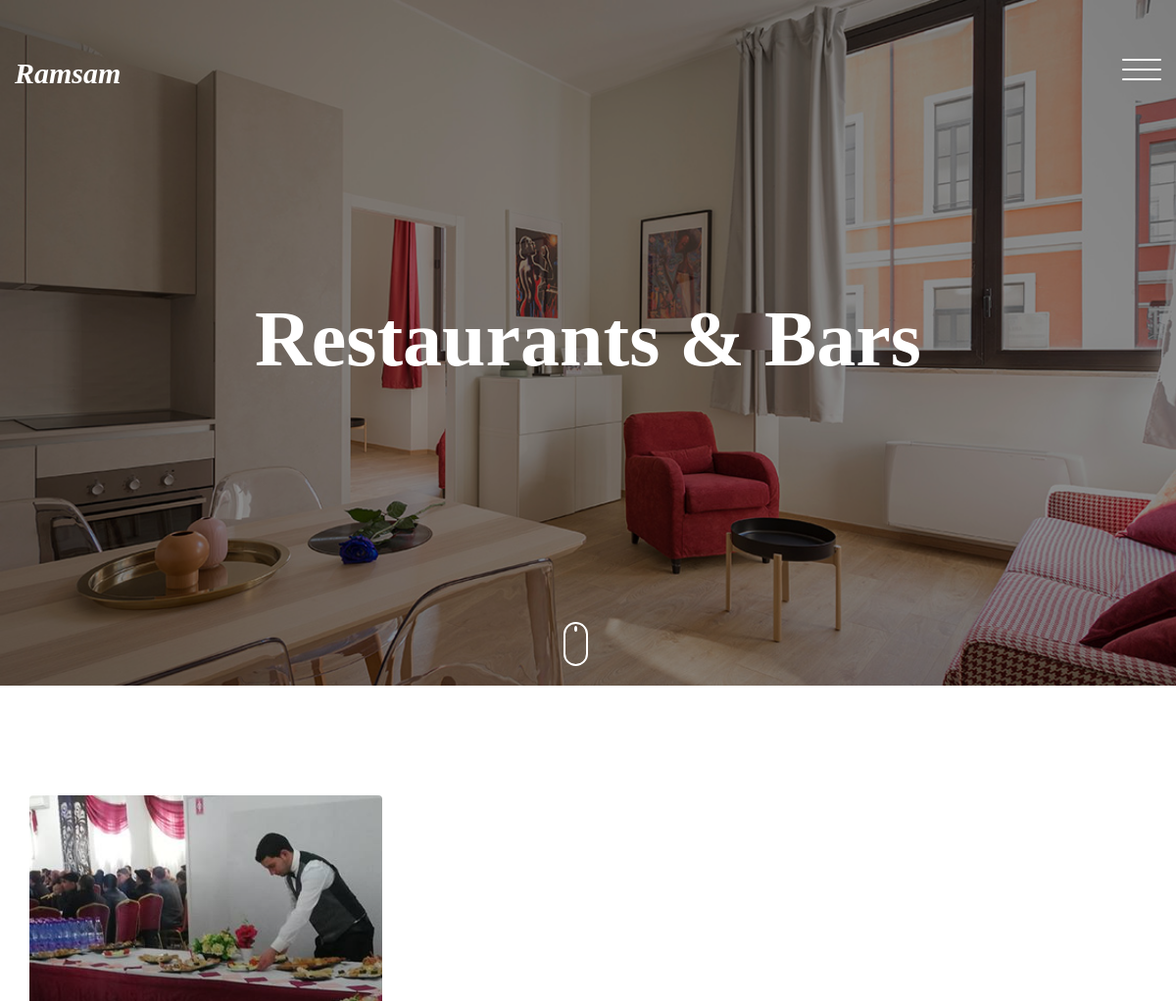
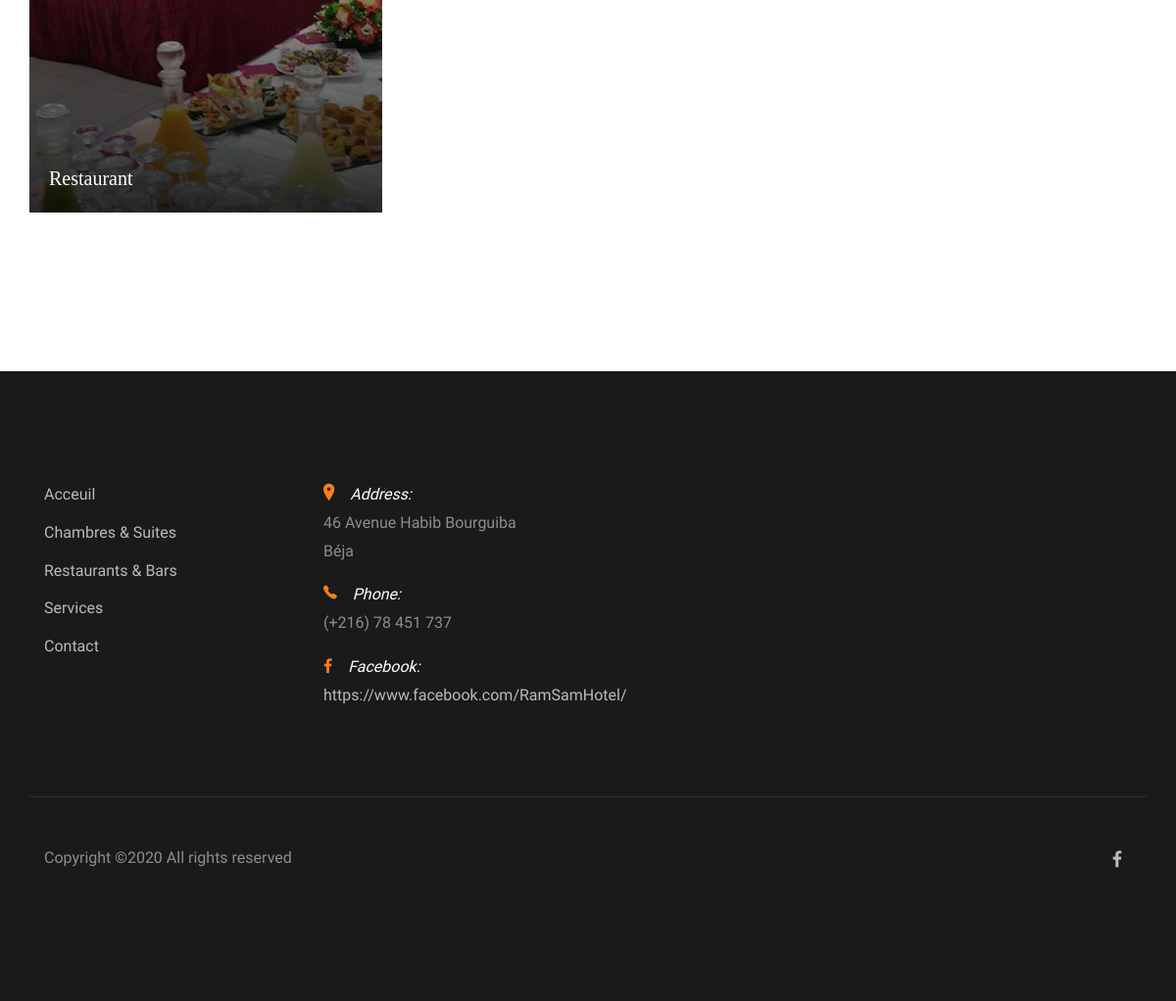
The page /restaurants-bars.php on the database its author committed (2 pictures, top to bottom).
### tables this page shows
CREATE TABLE IF NOT EXISTS `restaurants` (
  `id` int(11) NOT NULL AUTO_INCREMENT,
  `nom` varchar(255) DEFAULT NULL,
  `image` varchar(255) DEFAULT NULL,
  `description` text,
  PRIMARY KEY (`id`)
);

### class/RestaurantsController.php (called while the page is built, shortened)
<?php
class RestaurantsController {
    private $db;
    public function __construct()
    {
        $this->db = new Database();
    }
    public function getRestaurants(){
        $restaurants = $this->db->query('SELECT * FROM restaurants ORDER BY id DESC');
        $restaurants = json_encode($restaurants);
        return $restaurants;
    }
}
?>

### class/DataBase.php (called while the page is built, shortened)
<?php
class Database{
    private $pdo;
    public function getPdo(){
        if ($this->pdo === null){
            $pdo = new PDO('mysql:host=localhost;dbname=ramsam;charset=utf8', 'root', '');
            $pdo->setAttribute(PDO::ATTR_ERRMODE , PDO::ERRMODE_EXCEPTION);
            $this->pdo = $pdo;
        }
        return $this->pdo;
    }
    public function query($statement){
        $req = $this->getPdo()->query($statement);
        $data = $req->fetchAll(PDO::FETCH_OBJ);
        return $data;
    }
}

### restaurants-bars.php (the view, shortened to what this page needs)
<?php
  include 'header.php';
  $restaurant = new RestaurantsController();
?>
    <section class="site-hero inner-page overlay" style="background-image: url(assets/img/slider-4.jpg)" data-stellar-background-ratio="0.5">
      <div class="container">
        <div class="row site-hero-inner justify-content-center align-items-center text-center">
          <div class="col-md-10 text-center" data-aos="fade-up">
            <h1 class="heading">Restaurants & Bars</h1>
          </div>
        </div>
      </div>
      <a class="mouse smoothscroll" href="#next">
        <div class="mouse-icon">
          <span class="mouse-wheel"></span>
        </div>
      </a>
    </section>
    <div class="container section"  id="next">
        <div class="row">
        <?php
        $requete = $restaurant->getRestaurants();
        $requete = json_decode($requete);
        foreach($requete as $rows){
          if($rows->id%2 == 1){
      ?>
        <div class="col-md-6 col-lg-4" data-aos="fade-up" data-aos-delay="100">
          <div class="block-2">
            <div class="flipper">
              <div class="front" style="background-image: url(assets/img/<?php echo $rows->image; ?>);">
                <div class="box">
                  <h2><?php echo $rows->nom; ?></h2>
                </div>
              </div>
              <div class="back">
                <blockquote>
                  <p>&ldquo;<?php echo $rows->description; ?>&rdquo;</p>
                </blockquote>
                <div class="author d-flex">
                  <div class="name align-self-center"><?php echo $rows->nom; ?><span class="position"></span></div>
                </div>
              </div>
            </div>
          </div>
        </div>
        <?php
        }
      }
      ?>
      </div>
    </div>
  <?php include 'footer.php' ?>

### rows shown on the page
restaurants: image (picture), nom "Restaurant"
